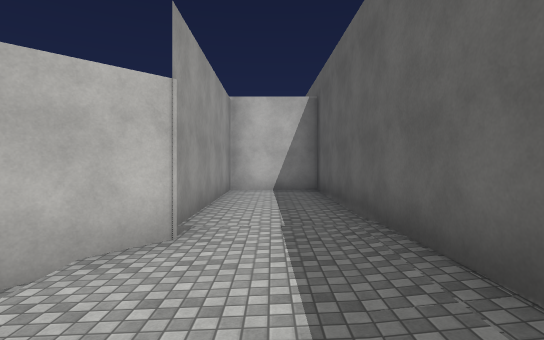
[1] (above)

12 first-person views from a walk through a Unity game level. The camera is 1.4 m above the floor, looks level and sees 80° across. The floor is counted in squares, 2 m on a side. Each view is taken from the middle of a square. On the plan, view 1 faces up. The plan holds only what a view shows up to about 10 squares ahead; the rest is blank. The place goes on beyond the plan. The player is left out. Some animated figures are not drawn. Surface patterns are stand-ins for the level's own textures.

[2]
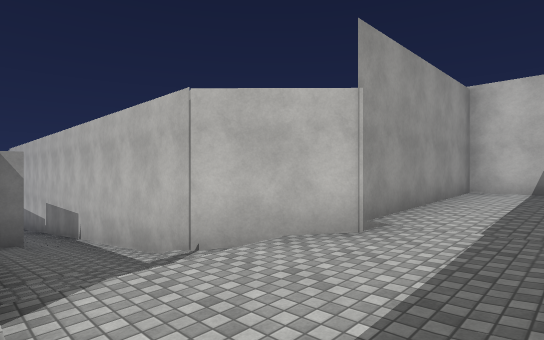

[3]
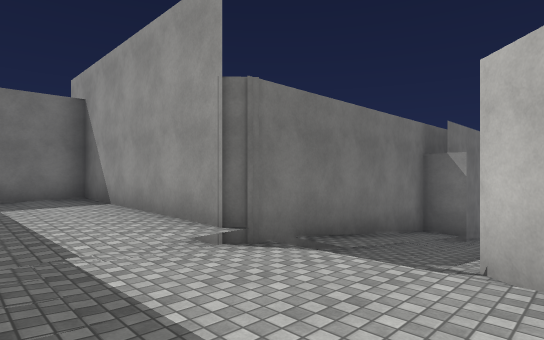

[4]
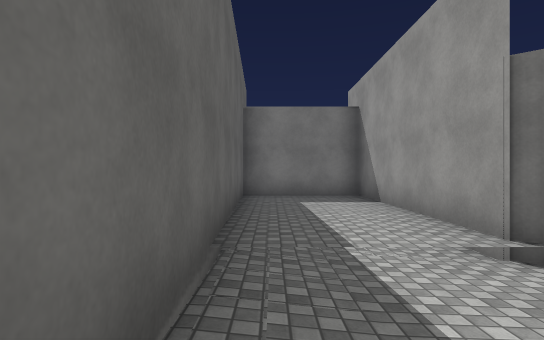

[5]
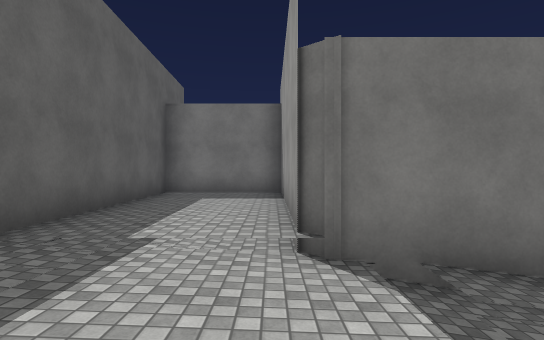

[6]
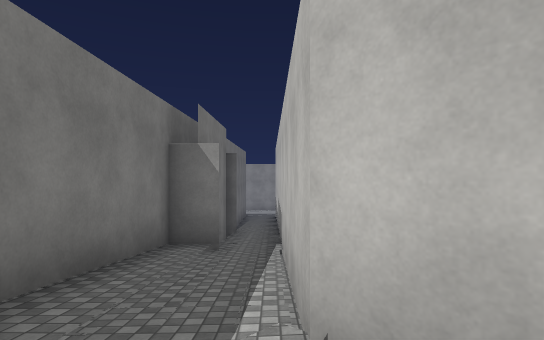

[7]
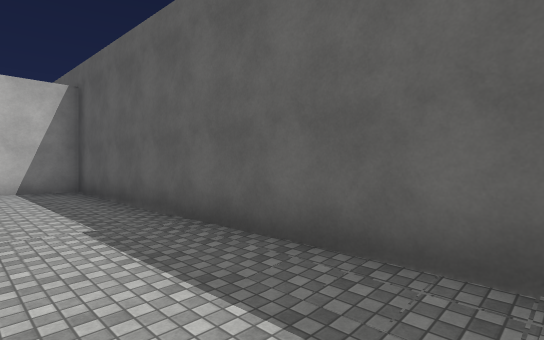

[8]
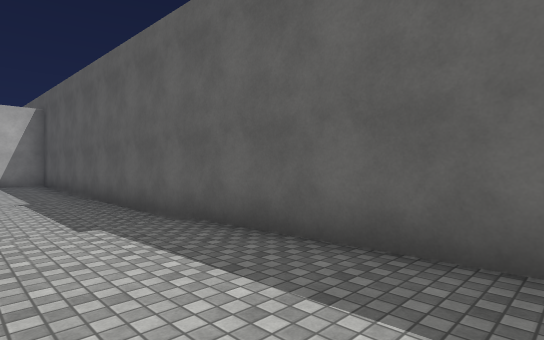

[9]
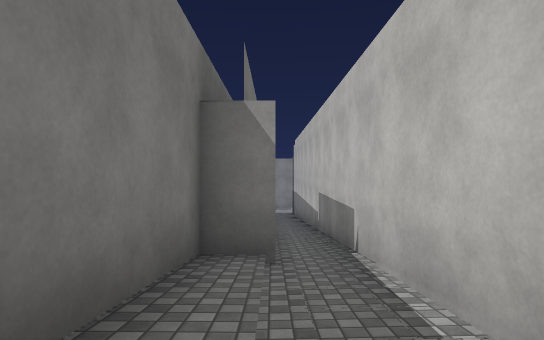

[10]
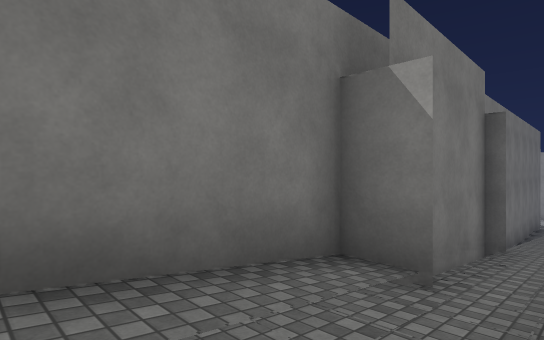

[11]
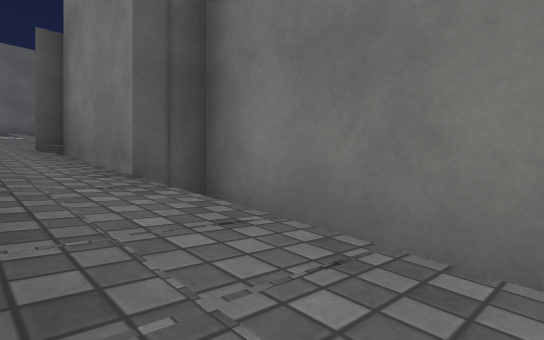

[12]
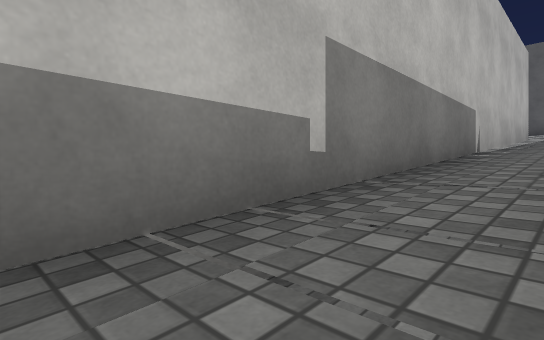

### Floor plan
Key: @ floor where view 1 was taken; # wall or solid block; . main floor; : floor 0.25 m higher than the main floor; - floor 0.25 m lower than the main floor; / step, stairs or slope; = window, fence, low wall or low ledge.
Columns run from 16 left of view 1 to 2 right of it. Each row starts with its distance up from view 1.
  9               #####
  8               #::/#
  7                ::/#
  6                :::#
  5                .::#
  4               =///#
  3    ############--.#
  2    ////////////--.#
  1    //////#/////---#
  0 ###############/@/#
 -1               #...#
 -2               #...#
 -3               #...#
 -4               #...#
 -5               #...#
 -6               #####

Where each view was taken, in squares from view 1:
view 1: 0 up, 0 right, facing up
view 2: 0 up, 1 right, facing up-left
view 3: 3 up, 1 right, facing down-left
view 4: 3 up, 1 right, facing down
view 5: 3 up, 1 left, facing down
view 6: 2 up, 1 left, facing left
view 7: 0 up, 1 left, facing up-right
view 8: 4 down, 1 left, facing up-right
view 9: 1 up, 3 left, facing left
view 10: 2 up, 4 left, facing down-left
view 11: 2 up, 13 left, facing down-right
view 12: 1 up, 13 left, facing up-right
